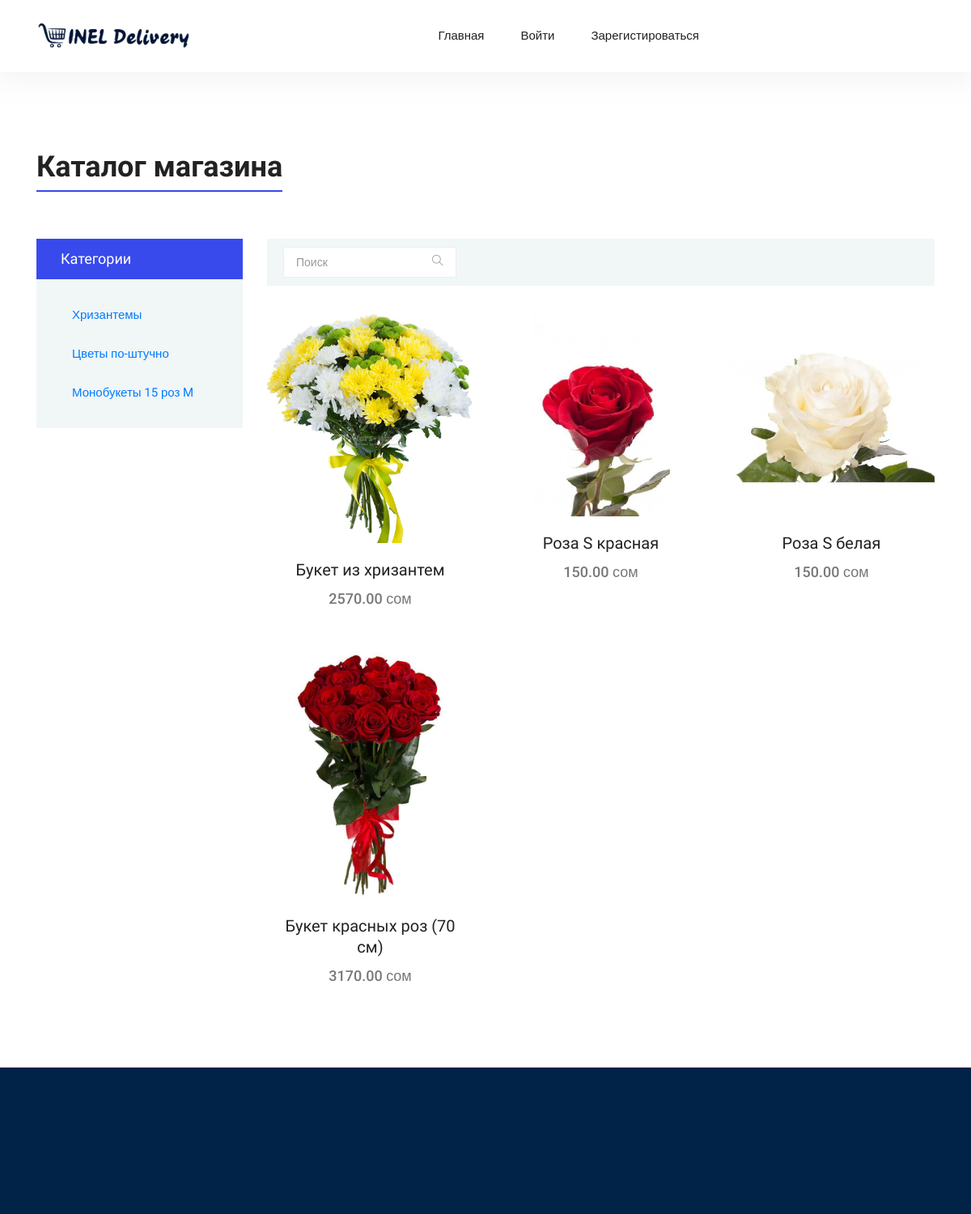
Page /store/greenland/ (upper part) on the earlier database version.
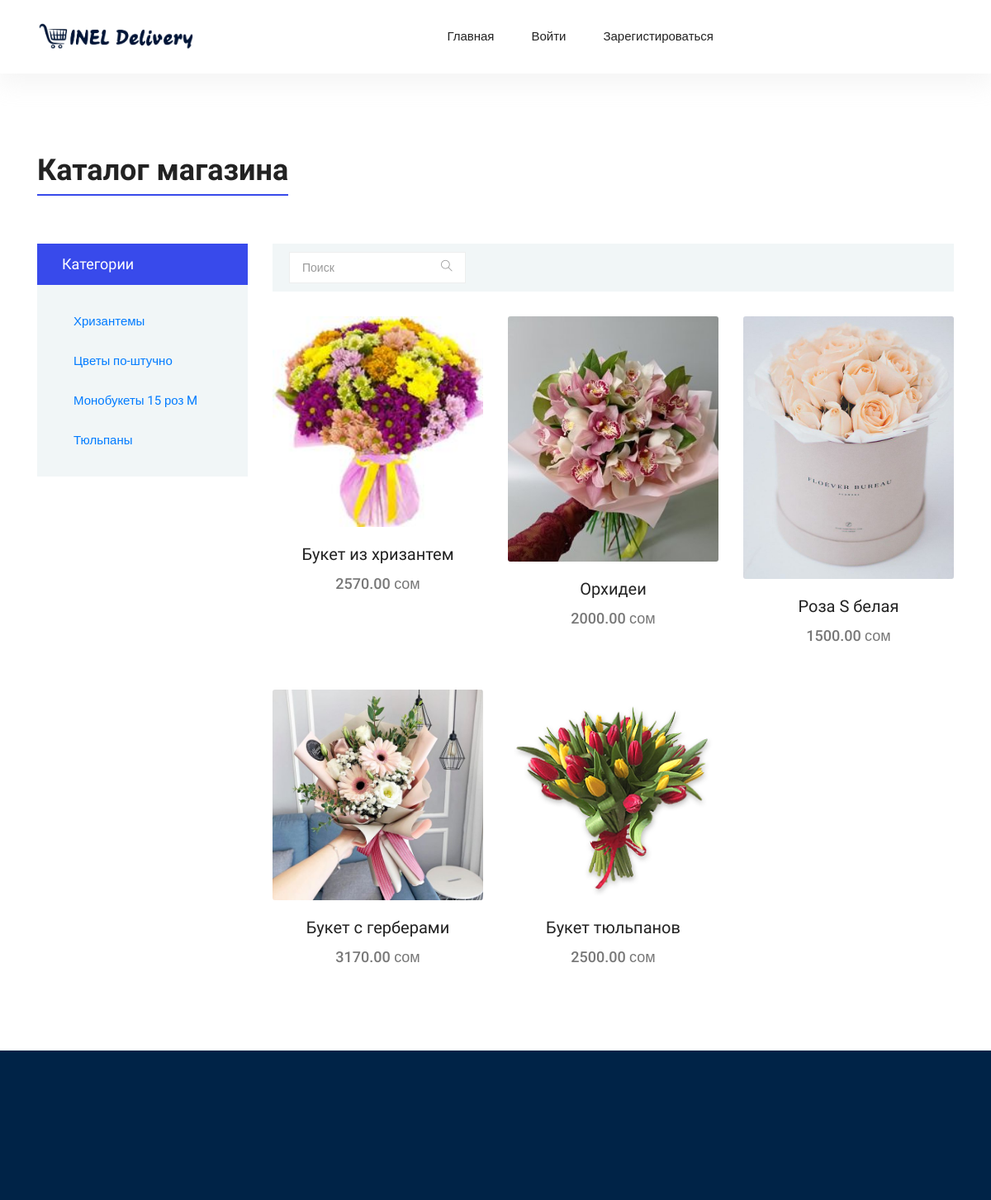
Same page on the later database version.
### products/models.py (models this page shows, shortened)
class Category(models.Model):
    name = models.CharField(max_length=255, verbose_name="Название")
    slug = models.SlugField(max_length=255, db_index=True)
    store = models.ForeignKey(Store, on_delete=models.CASCADE, verbose_name="Магазин")
    class Meta:
        verbose_name = "Категория"
        verbose_name_plural = "Категории"

class Product(models.Model):
    name = models.CharField(max_length=255, verbose_name="Название")
    slug = models.SlugField(max_length=255, db_index=True)
    category = models.ForeignKey(Category, on_delete=models.CASCADE, verbose_name="Категория")
    store = models.ForeignKey(Store, on_delete=models.CASCADE, verbose_name="Магазин")
    price = models.DecimalField(decimal_places=2, max_digits=19, verbose_name="Цена")
    desc = models.CharField(max_length=255, verbose_name="Описание")
    available = models.BooleanField(default=True, verbose_name="Доступен")
    created = models.DateTimeField(auto_now_add=True)
    updated = models.DateTimeField(auto_now=True)
    picture = models.ImageField(upload_to="products_pic/", verbose_name="Картинка", blank=True,
                                default="products_pic/no-image.jpg")
    mini_picture = ImageSpecField(source="picture", processors=[ResizeToFill(600, 600)],
                                 format="JPEG", options={"quality": 100})
    def get_add_to_cart_url(self):
        return reverse("products:add-to-cart", kwargs={
            'slug': self.slug
        })
    class Meta:
        verbose_name = "Продукт"
        verbose_name_plural = "Продукты"

### products/views.py (the view)
# urls.py: path("store/<slug>/", ProductCategory.as_view(), name="product_category"),
class ProductCategory(ListView):
    model = Category
    template_name = 'products/product_list.html'
    context_object_name = 'categories'
    def get_queryset(self):
        self.store = get_object_or_404(Store, slug=self.kwargs['slug'])
        return Category.objects.filter(store=self.store)
    def get_context_data(self, **kwargs):
        context = super().get_context_data(**kwargs)
        context["products"] = Product.objects.filter(store=self.store)
        return context

### inel_delivery/utils/context_processors.py (called while the page is built)
def settings_context(_request):
    return {"DEBUG": settings.DEBUG}

### inel_delivery/templates/products/product_list.html (shortened to what this page needs)
{% extends "base.html" %}
{% block content %}
  <section class="section-margin--small mb-5">
    <div class="container">
      <div class="section-intro pb-60px">
        <h2><span class="section-intro__style">Каталог магазина</span></h2>
      </div>
    </div>
    <div class="container">
      <div class="row">
        <div class="col-xl-3 col-lg-4 col-md-5">
          <div class="sidebar-categories">
            <div class="head">Категории</div>
            <ul class="main-categories">
              <li class="common-filter">
                <form action="#">
                  <ul>
                    {% for category in categories %}
                    <li class="filter-list"><a class="nav-link" href="{% url 'products:cat_products' slug=category.slug %}">{{ category.name }}</a></li>
                    {% endfor %}
                  </ul>
                </form>
              </li>
            </ul>
          </div>
        </div>
        <div class="col-xl-9 col-lg-8 col-md-7">
          <div class="filter-bar d-flex flex-wrap align-items-center">
            <div>
              <form action="{% url 'products:search_products' %}" method="get">
                <div class="input-group filter-bar-search">
                  <input name="q" type="text" placeholder="Поиск" aria-label="Search">
                  <div class="input-group-append">
                    <button href="{% url 'products:search_products' %}" type="submit"><i class="ti-search"></i></button>
                  </div>
                </div>
              </form>
            </div>
          </div>
          <section class="lattest-product-area pb-40 category-list">
            <div class="row">
              {% for product in products %}
              <div class="col-md-6 col-lg-4">
                <div class="card text-center card-product">
                  <div class="card-product__img">
                    <img class="card-img" src="{{ product.mini_picture.url }}">
                  </div>
                  <div class="card-body">
                    <h4 class="card-product__title">{{ product.name }}</h4>
                    <p class="card-product__price">{{ product.price }} сом</p>
                  </div>
                </div>
              </div>
              {% endfor %}
            </div>
          </section>
        </div>
      </div>
    </div>
  </section>
{% endblock %}

### inel_delivery/templates/base.html (shortened to what this page needs)
{% load static i18n %}
{% load cart_template_tags %}
<!DOCTYPE html>
<html lang="en">
  <head>
    {% block css %}
    <link rel="stylesheet" href="https://pro.fontawesome.com/releases/v5.10.0/css/all.css"/>
    <link href="{% static 'vendors/bootstrap/bootstrap.min.css' %}" rel="stylesheet">
    <link href="{% static 'vendors/fontawesome/css/all.min.css' %}" rel="stylesheet">
    <link href="{% static 'vendors/themify-icons/themify-icons.css' %}" rel="stylesheet">
    <link href="{% static 'vendors/nice-select/nice-select.css' %}" rel="stylesheet">
    <link href="{% static 'vendors/owl-carousel/owl.theme.default.min.css' %}" rel="stylesheet">
    <link href="{% static 'vendors/owl-carousel/owl.carousel.min.css' %}" rel="stylesheet">
    <link href="{% static 'css/project.css' %}" rel="stylesheet">
    <link href="{% static 'css/style.css' %}" rel="stylesheet">
    {% endblock %}
  </head>
  <body>
    <header class="header_area">
      <div class="main_menu">
        <nav class="navbar navbar-expand-lg navbar-light">
          <div class="container">
            <a class="navbar-brand logo_h" href="{% url 'products:store_list' %}"><img style="height: 40px;" src="{% static 'images/favicons/logo.png' %}"></a>
            <div class="collapse navbar-collapse offset" id="navbarSupportedContent">
              <ul class="nav navbar-nav menu_nav ml-auto mr-auto">
                <li class="nav-item"><a class="nav-link" href="{% url 'products:store_list' %}">Главная</a></li>
                {% if request.user.is_authenticated %}
                <li style='white-space: nowrap;' class="nav-item"><a class="nav-link" href="{% url 'products:order_owner_list' %}">Мои заказы
                <span class="badge red z-depth-1 mr-1"> {{ request.user|my_order_count }} </span></a></li>
                {% if perms.products.view_orders_page %}
                <li class="nav-item submenu dropdown">
                  <a href="#" class="nav-link dropdown-toggle" data-toggle="dropdown" role="button" aria-haspopup="true" aria-expanded="false">Для курьеров</a>
                  <ul class="dropdown-menu">
                    <li style='white-space: nowrap;' class="nav-item"><a class="nav-link" href="{% url 'products:ordered' %}">Новые заказы
                    <span class="badge red z-depth-1 mr-1"> {{ request.user|ordered_count }} </span></a></li>
                    <li style='white-space: nowrap;' class="nav-item"><a class="nav-link" href="{% url 'products:orders_taken' %}">Активные заказы
                    <span class="badge red z-depth-1 mr-1"> {{ request.user|orders_taken_count }} </span></a></li>
                  </ul>
                </li>
                {% endif %}
                {% if perms.products.view_app_page %}
                <li class="nav-item submenu dropdown">
                  <a href="#" class="nav-link dropdown-toggle" data-toggle="dropdown" role="button" aria-haspopup="true" aria-expanded="false">Для админов</a>
                  <ul class="dropdown-menu">
                    <li style='white-space: nowrap;' class="nav-item"><a class="nav-link" href="{% url 'products:app-list' %}">Заявки
                    <span class="badge red z-depth-1 mr-1"> {{ request.user|delivery_app_count }} </span></a></li>
                  </ul>
                </li>
                {% endif %}
                <li class="nav-item submenu dropdown">
                  <a href="#" class="nav-link dropdown-toggle" data-toggle="dropdown" role="button" aria-haspopup="true" aria-expanded="false">Профиль</a>
                  <ul class="dropdown-menu">
                    <li class="nav-item"><a class="nav-link" href="{% url 'users:detail' request.user.username  %}">Мой профиль</a></li>
                    <li class="nav-item"><a class="nav-link" href="{% url 'account_logout' %}">Выйти</a></li>
                  </ul>
                </li>
                <ul class="nav-shop">
                  <li style='white-space: nowrap;' class="nav-item">
                     <a href="{% url 'products:order-summary' %}" class="nav-link waves-effect">
                        <i class="fas fa-shopping-cart"></i><span class="nav-shop__circle" style="color: #5a6268;"> {{ request.user|cart_item_count }} </span>
                     </a>
                  </li>
                </ul>
                {% else %}
                <li class="nav-item"><a class="nav-link" href="{% url 'account_login' %}">Войти</a></li>
                <li class="nav-item"><a class="nav-link" href="{% url 'account_signup' %}">Зарегистироваться</a></li>
                {% endif %}
              </ul>
            </div>
          </div>
        </nav>
      </div>
    </header>
    <main class="site-main">
      {% block content %}{% endblock content %}
    </main>
<footer class="footer">
		<div class="footer-area">
		</div>
</footer>
  </body>
</html>

### inel_delivery/static/css/style.css (style rules this page uses)
body { color:#777;font-family:"Roboto",sans-serif;font-size:15px;font-weight:400;line-height:1.667 }
ul { list-style-type:none;margin:0;padding:0 }
button { cursor:pointer }
h1,h2,h3,h4,h5,h6 { font-family:"Oswald",sans-serif;color:#222;line-height:1.1 }
h2,.h2 { font-size:36px;font-weight:600 }
h4,.h4 { font-size:20px;font-weight:400;line-height:1.3 }
a { display:inline-block }
.section-margin--small { margin:35px 0 }
@media (min-width: 1000px) { .section-margin--small { margin:98px 0 } }
.pb-60px { padding-bottom:60px }
.header_area { position:relative;width:100%;z-index:9999;transition:background 0.4s, all 0.3s linear;box-shadow:0px 10px 27px 3px rgba(221,221,221,0.3) }
.header_area .navbar { background:transparent;padding:0px;border:0px;border-radius:0px }
.header_area .navbar .nav .nav-item { margin-right:45px }
.header_area .navbar .nav .nav-item .nav-link { text-transform:capitalize;color:#222;display:inline-block }
@media (min-width: 991px) { .header_area .navbar .nav .nav-item .nav-link { padding:32px 0px } }
.header_area .navbar .nav .nav-item .nav-link:after { display:none }
.header_area .navbar .nav .nav-item:last-child { margin-right:0px }
.section-intro__style { border-bottom:2px solid #384aeb;padding-bottom:8px }
.card-product { border:0;margin-bottom:30px }
.card-product p { margin-bottom:0 }
.card-product__img { position:relative }
.card-product__price { font-size:18px;font-weight:500 }
.filter-bar { padding:0px 20px 10px 20px;background:#f1f6f7;margin-bottom:30px }
.filter-bar a,.filter-bar i { color:#000 }
.filter-bar-search { margin-top:10px }
.filter-bar-search input { border:1px solid #eee;font-size:14px;color:#999999;height:38px;padding-left:15px }
.filter-bar-search input::placeholder { color:#999999 }
.filter-bar-search button { background:transparent;border:1px solid #eee;background:#fff;border-left:0;padding-right:15px }
.filter-bar-search button i,.filter-bar-search button span { font-size:14px;color:#999999 }
.sidebar-categories .head { font-family:'Oswald', sans-serif;line-height:50px;background:#384aeb;padding:0 30px;font-size:18px;font-weight:400;color:#fff }
.sidebar-categories .main-categories { padding:20px 28px;background:#f1f6f7 }
.filter-list { line-height:32px }
.footer-area { background:#002347;padding:50px 0px 50px }
@media (min-width: 1000px) { .footer-area { padding:195px 0px 120px } }

Differences in the rows shown:
added Category: name "Тюльпаны"
changed Product "Букет из хризантем": mini_picture: a different picture
changed Product: mini_picture: a different picture; name "Роза S красная" → "Орхидеи"; price "150.00" → "2000.00"
changed Product "Роза S белая": mini_picture: a different picture; price "150.00" → "1500.00"
changed Product: mini_picture: a different picture; name "Букет красных роз (70 см)" → "Букет с герберами"
added Product: mini_picture (picture), name "Букет тюльпанов", price "2500.00"
